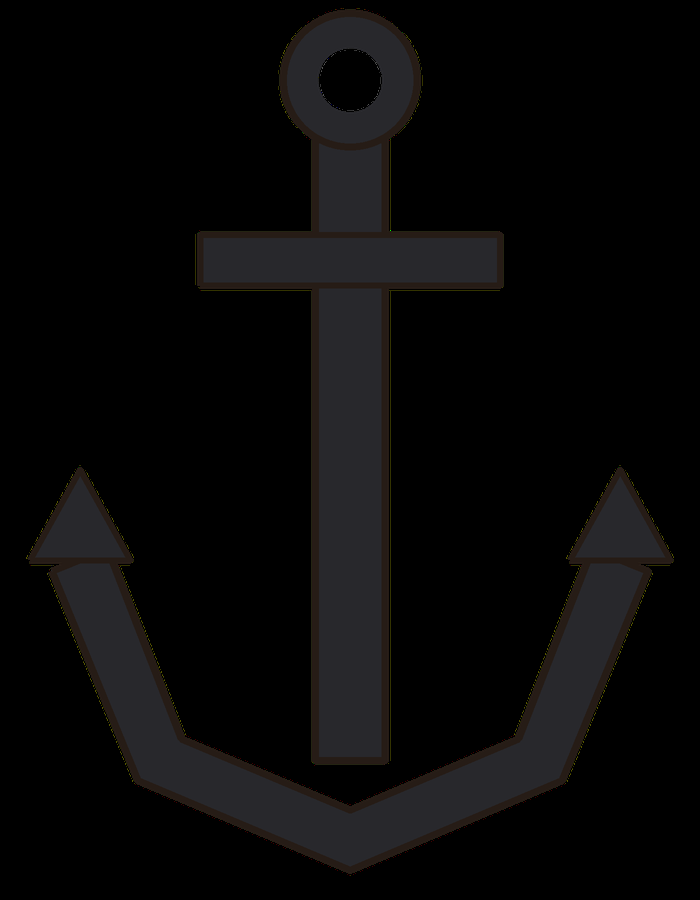
#> input picture studio/samples/blender/halifax3d/art/anchor.png, 700 x 900 px; its folder holds only this picture in this run
$ python contours.py
#> lines starting #> are read from the running program, lines starting #| are printed output that depends on the picture; after the words box and inside, x2 and y2 are one past the last pixel; in counts of white or black regions, pixels touching at a corner belong together
# Cut lines for every Lake Peigneur art piece (style a: clean, white border), so Blender on the farm needs no OpenCV.
#   python3 contours.py   -> art/contours.json  {style: {name: {"W", "H", "pts": [[x, y], ...]}}}
import os, json, random, glob
import numpy as np, cv2
HERE = os.path.dirname(os.path.abspath(__file__)); ART = os.path.join(HERE, 'art'); out = {}
for style in ('a', 'b'):
    out[style] = {}
    for f in sorted(glob.glob(os.path.join(ART, '*.png'))):
        name = os.path.basename(f)[:-4]
        if name == 'backdrop': continue
        im = cv2.imread(f, cv2.IMREAD_UNCHANGED); H, W = im.shape[:2]
#> further down, im is the input picture: shape (900, 700, 4); mean B, G, R, A 8.5, 8.4, 8.9, 55
#> after `H, W = im.shape[:2]`: H = 900; W = 700
        a = (im[:, :, 3] > 100).astype(np.uint8) * 255
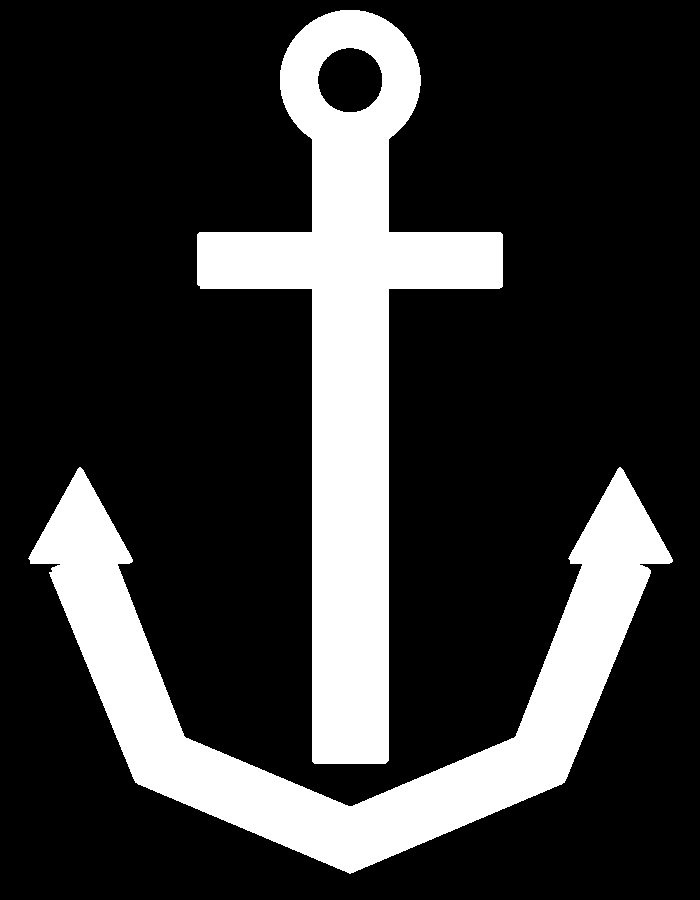
#> a: shape (900, 700); 21.7% white; 2 white regions, box (x1, y1, x2, y2) and area: (197, 10, 503, 764) 72856, (28, 467, 673, 874) 63944
        grow = int(0.012 * H) if style == 'a' else int(0.011 * H)
#> grow = 10
        a = cv2.dilate(a, cv2.getStructuringElement(cv2.MORPH_ELLIPSE, (2 * grow + 1, 2 * grow + 1)))
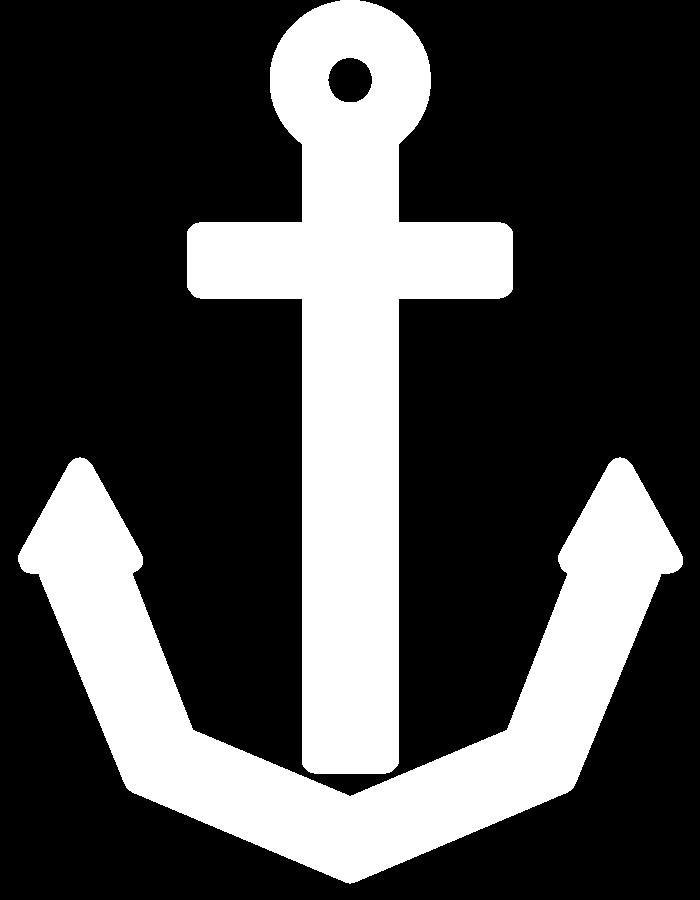
#> a: shape (900, 700); 29% white; 2 white regions, box (x1, y1, x2, y2) and area: (187, 0, 513, 774) 96179, (18, 457, 683, 884) 86260
        a = cv2.morphologyEx(a, cv2.MORPH_CLOSE, cv2.getStructuringElement(cv2.MORPH_ELLIPSE, (25, 25)))
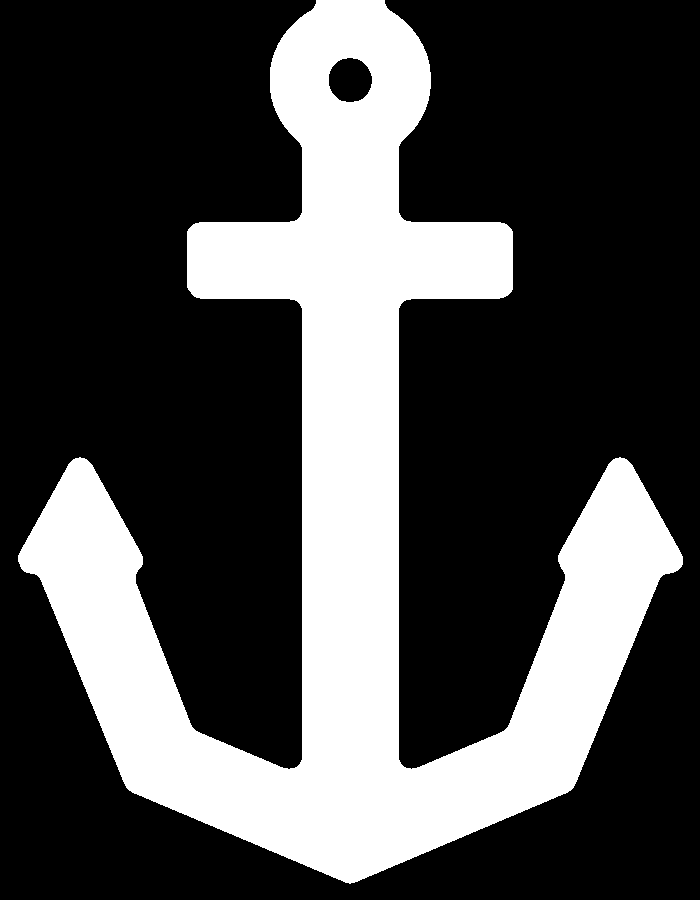
#> a: shape (900, 700); 29.2% white; 1 white region
        cs, _ = cv2.findContours(a, cv2.RETR_EXTERNAL, cv2.CHAIN_APPROX_NONE); c = max(cs, key=cv2.contourArea)
#> after `cs, _ = cv2.findContours(a, cv2.RETR_EXTERNAL, cv2.CHAIN_APPROX_NONE)`: cs = 1 contour; box (x1, y1, x2, y2) and area: (18, 0, 683, 884) 183819
#> after `c = max(cs, key=cv2.contourArea)`: c = contour of 3894 points, box (x1, y1, x2, y2) (18, 0, 683, 884), area 183819
        c = cv2.approxPolyDP(c, 0.0018 * H if style == 'a' else 0.004 * H, True)[:, 0, :].astype(float)
#> c = 84 pairs, first value 18 to 682, second value 0 to 883
        if style == 'b':
            r = random.Random(sum(map(ord, name)))
            c = np.array([(x + r.uniform(-1, 1) * 0.004 * H, y + r.uniform(-1, 1) * 0.004 * H) for x, y in c])
        out[style][name] = {'W': W, 'H': H, 'pts': [[round(x, 1), round(y, 1)] for x, y in c]}
json.dump(out, open(os.path.join(ART, 'contours.json'), 'w')); print({s: len(v) for s, v in out.items()})
#| {'a': 1, 'b': 1}
